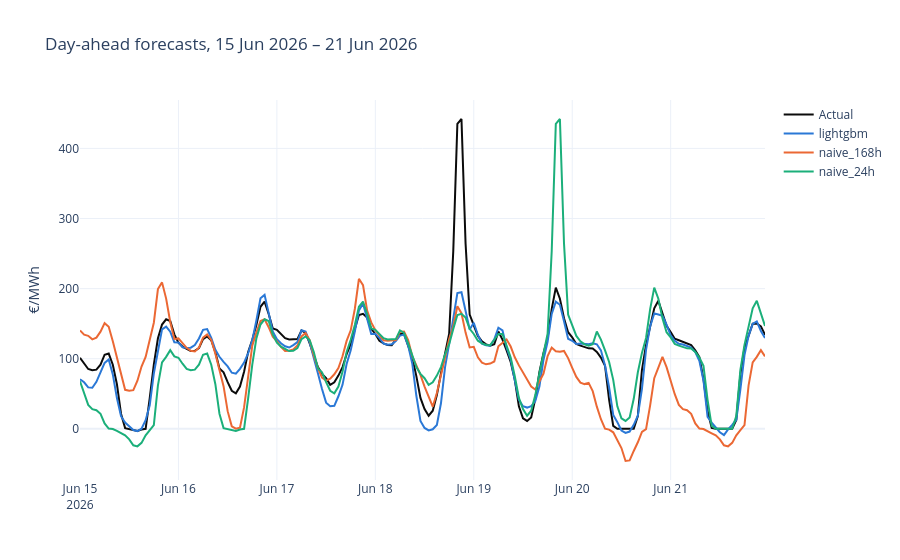

The cell this chart's notebook holds for it:
### Code cell
plots.forecast_lines(df, test, date(2026, 6, 15), date(2026, 6, 21))

### Figure 1 — Plotly figure (JSON) as saved in the notebook; plotly's stock layout.template omitted (floating-point values rounded to 4 significant figures; data arrays with more than 128 entries replaced by an {"elided": "..."} marker saying what was removed)
{"data": [{"line": {"color": "#0b0b0b", "width": 2}, "name": "Actual", "type": "scatter", "x": {"elided": "168 str values"}, "y": {"elided": "168 float values"}}, {"line": {"color": "#2a78d6", "width": 2}, "name": "lightgbm", "type": "scatter", "x": {"elided": "168 str values"}, "y": {"elided": "168 float values"}}, {"line": {"color": "#eb6834", "width": 2}, "name": "naive_168h", "type": "scatter", "x": {"elided": "168 str values"}, "y": {"elided": "168 float values"}}, {"line": {"color": "#1baf7a", "width": 2}, "name": "naive_24h", "type": "scatter", "x": {"elided": "168 str values"}, "y": {"elided": "168 float values"}}], "layout": {"hovermode": "x unified", "title": {"text": "Day-ahead forecasts, 15 Jun 2026 – 21 Jun 2026"}, "yaxis": {"title": {"text": "€/MWh"}}}}
